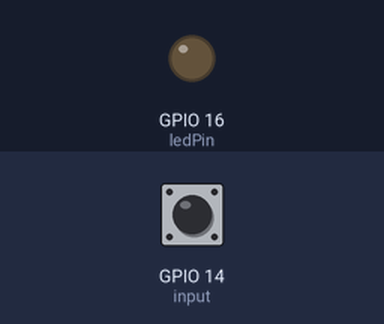
Recording of a sketch running on a simulated ESP32. On the bench: output pins drawn as LEDs (lit = HIGH). Inputs (shaded band) come from the test bench; at power-on: GPIO 14 (input) HIGH.

Above: at 1.2 s.
1.3 s: GPIO 14 (input) pulsed LOW 5 times (0.12 s each, 0.3 s apart)
At 1.75 s:
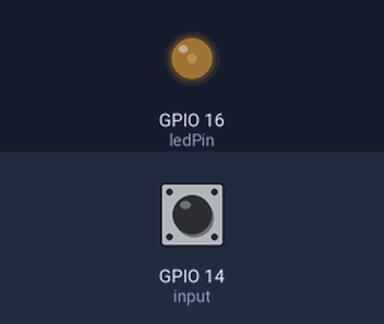
At 3.4 s:
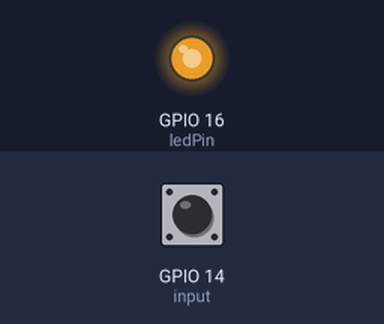
4.3 s: GPIO 14 (input) driven LOW
At 4.7 s:
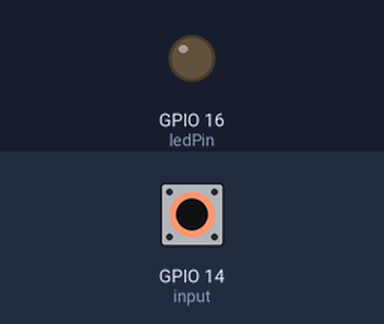
Timing chart, 0 to 7.3 s (numbered marks = the images above; inputs shaded):
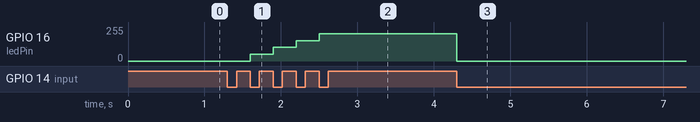

The sketch:

brightness-level-control.ino
```cpp
#define input 14
// the number of the LED pin
const int ledPin = 16;  // 16 corresponds to GPIO16

// setting PWM properties
const int freq = 1000;
const int ledChannel = 0;
const int resolution = 8;
int level = 0;

void setup(){
  // attach the channel to the GPIO to be controlled
  ledcAttachPin(ledPin, ledChannel);

  // configure LED PWM functionalitites
  ledcSetup(ledChannel, freq, resolution);

  pinMode(input, INPUT);
}

void loop(){

  if(digitalRead(input)==LOW){
    if(level==0){
      ledcWrite(ledChannel, 0);
    }else if(level==1){
      ledcWrite(ledChannel, 52);
    }else if(level==2){
      ledcWrite(ledChannel, 103);
    }else if(level==3){
      ledcWrite(ledChannel, 154);
    }else if(level==4){
      ledcWrite(ledChannel, 205);
    }
    level++;
    if(level==5) level=0;
    while(digitalRead(input)==LOW){}
  }

}
```

Measured:
- after the input at 1.3 s, GPIO 16 (ledPin): 0/255 → 52/255 after 0.30 s, → 103/255 0.30 s later, → 153/255 0.30 s later, → 204/255 0.30 s later
- after the input at 4.3 s, GPIO 16 (ledPin): 204/255 → 0/255 at once
